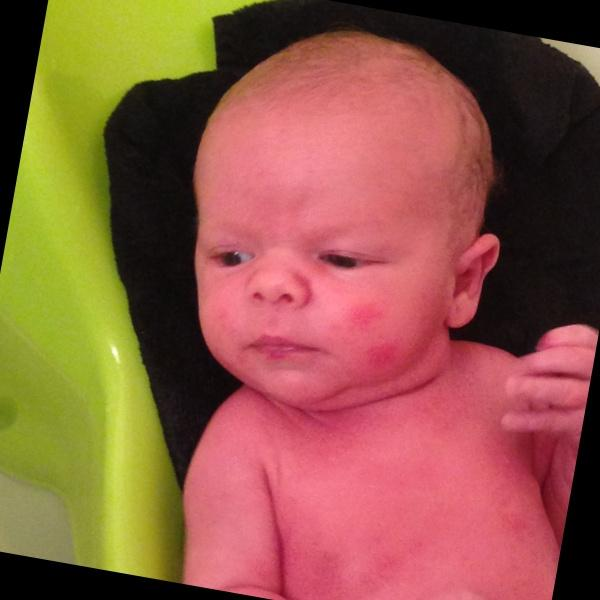
#> input picture images/0_2/image_1110.jpg, 600 x 600 px; its folder holds only this picture in this run
$ jupyter execute --allow-errors treating_images.ipynb   (shell and % lines are left out)
#> lines starting #> are read from the running program, lines starting #| are printed output that depends on the picture
# Import libraries:

[cell 1]
import cv2
import pandas as pd
import numpy as np
import glob
import matplotlib.pyplot as plt
import os

# Converting all images into the same size:

# Age 0-2:

[cell 2]
def importPath(folder):
    path = f"images/{folder}/*.jpg"
    print(path)
    list_paths = glob.glob(path)
    return list_paths

[cell 3]
list_paths = importPath('0_2')

[cell 4]
for i,e in enumerate(list_paths):
    imge = cv2.imread(e, cv2.IMREAD_UNCHANGED)
#> imge is the input picture: shape (600, 600, 3); mean B, G, R 68.3, 89.7, 143.2
    resized = cv2.resize(imge, (60,60))
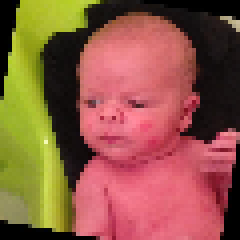
#> resized: shape (60, 60, 3) (shown 4 times larger); mean B, G, R 68.4, 89.8, 143.3
    path = "treated_images/0_2_t"
    cv2.imwrite(os.path.join(path , f'image_{i}.jpg'), resized)
print('All images were resized and saved into the new folder')

# Age 4-6:

[cell 5]
list_paths = importPath('4_6')

[cell 6]
for i,e in enumerate(list_paths):
    imge = cv2.imread(e, cv2.IMREAD_UNCHANGED)
    resized = cv2.resize(imge, (60,60))
    path = "treated_images/4_6_t"
    cv2.imwrite(os.path.join(path , f'image_{i}.jpg'), resized)
print('All images were resized and saved into the new folder')

# Age 8-12:

[cell 7]
list_paths = importPath('8_12')

[cell 8]
for i,e in enumerate(list_paths):
    imge = cv2.imread(e, cv2.IMREAD_UNCHANGED)
    resized = cv2.resize(imge, (60,60))
    path = "treated_images/8_12_t"
    cv2.imwrite(os.path.join(path , f'image_{i}.jpg'), resized)
print('All images were resized and saved into the new folder')

# Age 15-20:

[cell 9]
list_paths = importPath('15_20')

[cell 10]
for i,e in enumerate(list_paths):
    imge = cv2.imread(e, cv2.IMREAD_UNCHANGED)
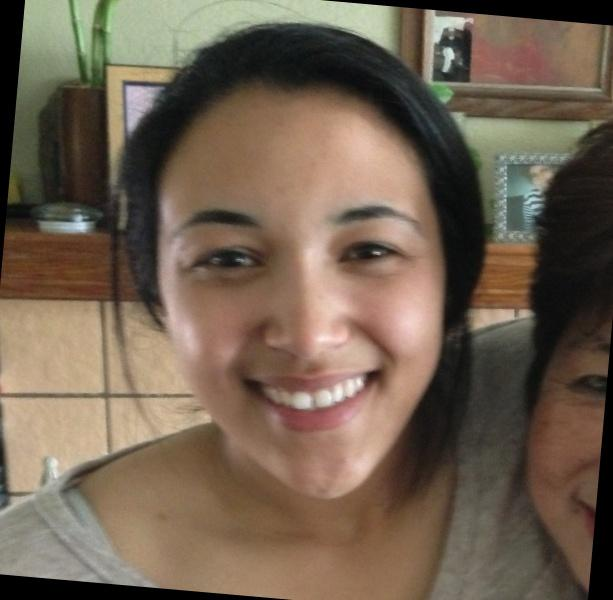
#> input picture images/15_20/image_1096.jpg, 613 x 600 px
#> imge is the input picture: shape (600, 613, 3); mean B, G, R 80.7, 97.2, 113.4
    resized = cv2.resize(imge, (60,60))
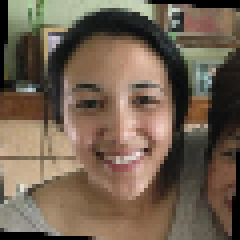
#> resized: shape (60, 60, 3) (shown 4 times larger); mean B, G, R 80.5, 97.1, 113.3
    path = "treated_images/15_20_t"
    cv2.imwrite(os.path.join(path , f'image_{i}.jpg'), resized)
print('All images were resized and saved into the new folder')

# Age 25-32:

[cell 11]
list_paths = importPath('25_32')

[cell 12]
for i,e in enumerate(list_paths):
    imge = cv2.imread(e, cv2.IMREAD_UNCHANGED)
    resized = cv2.resize(imge, (60,60))
    path = "treated_images/25_32_t"
    cv2.imwrite(os.path.join(path , f'image_{i}.jpg'), resized)
print('All images were resized and saved into the new folder')

# Age 38-43:

[cell 13]
list_paths = importPath('38_43')

[cell 14]
for i,e in enumerate(list_paths):
    imge = cv2.imread(e, cv2.IMREAD_UNCHANGED)
    resized = cv2.resize(imge, (60,60))
    path = "treated_images/38_43_t"
    cv2.imwrite(os.path.join(path , f'image_{i}.jpg'), resized)
print('All images were resized and saved into the new folder')

# Age 48-53:

[cell 15]
list_paths = importPath('48_53')

[cell 16]
for i,e in enumerate(list_paths):
    imge = cv2.imread(e, cv2.IMREAD_UNCHANGED)
    resized = cv2.resize(imge, (60,60))
    path = "treated_images/48_53_t"
    cv2.imwrite(os.path.join(path , f'image_{i}.jpg'), resized)
print('All images were resized and saved into the new folder')

# Age 60-100:

[cell 17]
list_paths = importPath('60_100')

[cell 18]
for i,e in enumerate(list_paths):
    imge = cv2.imread(e, cv2.IMREAD_UNCHANGED)
    resized = cv2.resize(imge, (60,60))
    path = "treated_images/60_100_t"
    cv2.imwrite(os.path.join(path , f'image_{i}.jpg'), resized)
print('All images were resized and saved into the new folder')

# Testing the results

[cell 19]
def importNewPath(folder):
    path = f"treated_images/{folder}/*.jpg"
    print(path)
    faceFiles = glob.glob(path)
    return faceFiles

[cell 20]
folders = ['0_2_t', '4_6_t', '8_12_t', '15_20_t', '25_32_t', '38_43_t', '48_53_t', '60_100_t']

faceFiles = []

for files in folders:
    ff = importNewPath(files)
    faceFiles.append(ff)

[cell 21]
pics = dict()
for ffiles in faceFiles:
    for foto in ffiles:
        label = foto.split("/")[-2]
        pic = foto
        if label in pics:
            pics[label].append(pic)
        else:
            pics[label] = [pic]

[cell 22]
im = []

for k,v in pics.items():
    for a in v:
        im.append([k,a])
faces_df =  pd.DataFrame(im, columns=["label","foto"])

display(faces_df.head())
